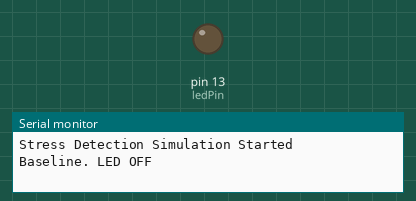
Simulated run of this sketch. Board: Arduino Uno, built with avr-gcc and run on an emulated ATmega328P. Parts: output pins drawn as LEDs (lit = HIGH), the last lines printed to the serial monitor.

Above: at 0.5 s.
At 2.5 s:
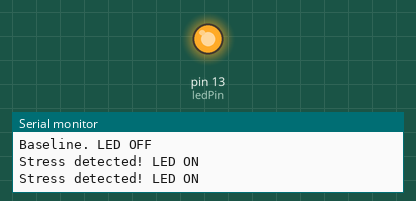
Timing chart, 0 to 5.2 s (numbered marks = the images above):
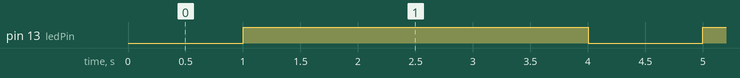

Measured:
- by itself, pin 13 (ledPin): alternates HIGH for 3.0 s and LOW for 1.0 s

The sketch:

arduino_stress_simulation.ino
```cpp
/*
  Auto-generated Arduino Stress Indicator Simulation
  LED ON  = Stress detected (1)
  LED OFF = Baseline (0)
  Predictions generated by ML model from Python
*/

const int ledPin = 13; // Built-in LED

// Predictions array
int predictions[] = {0, 1, 1, 1};
int numPredictions = 4;

void setup() {
  pinMode(ledPin, OUTPUT);
  Serial.begin(9600);
  Serial.println("Stress Detection Simulation Started");
}

void loop() {
  for (int i = 0; i < numPredictions; i++) {
    if (predictions[i] == 1) {
      digitalWrite(ledPin, HIGH); // Stress detected → LED ON
      Serial.println("Stress detected! LED ON");
    } else {
      digitalWrite(ledPin, LOW); // Baseline → LED OFF
      Serial.println("Baseline. LED OFF");
    }
    delay(1000); // 1 second per prediction
  }
  // Repeat the sequence
}
```
